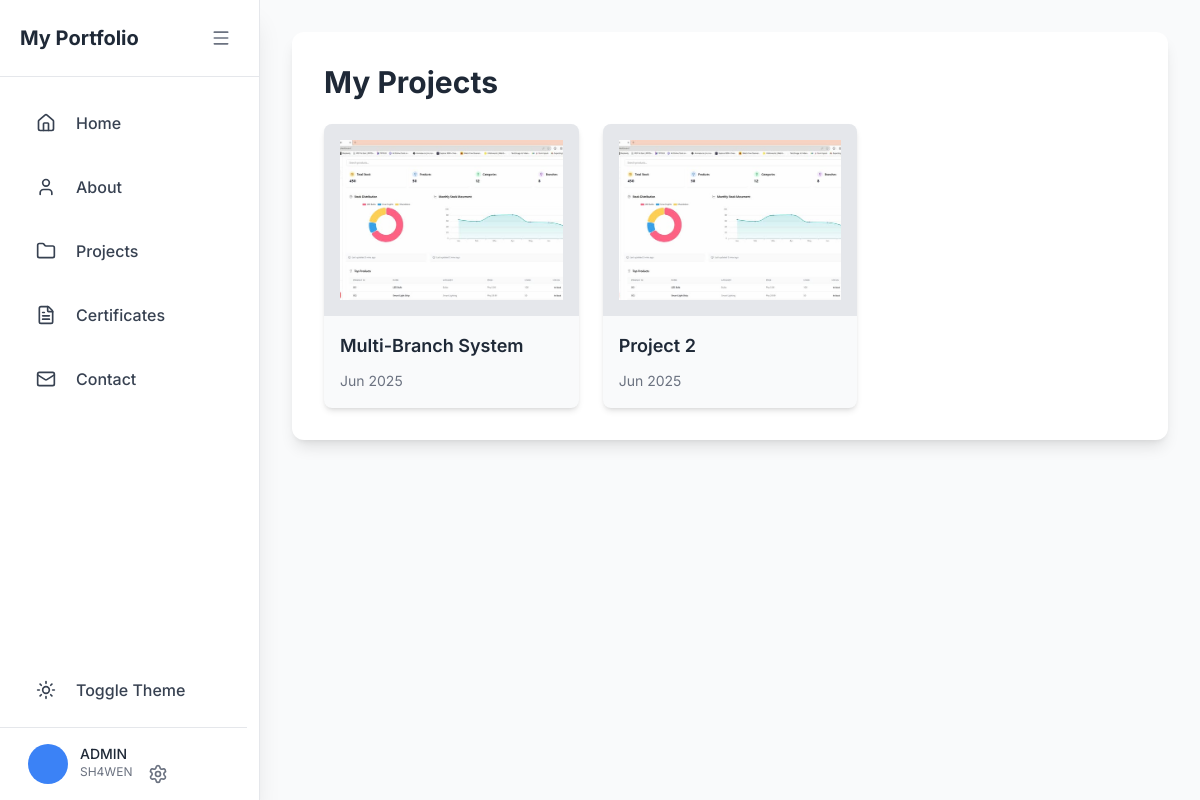
The app's page /projects/, older data.
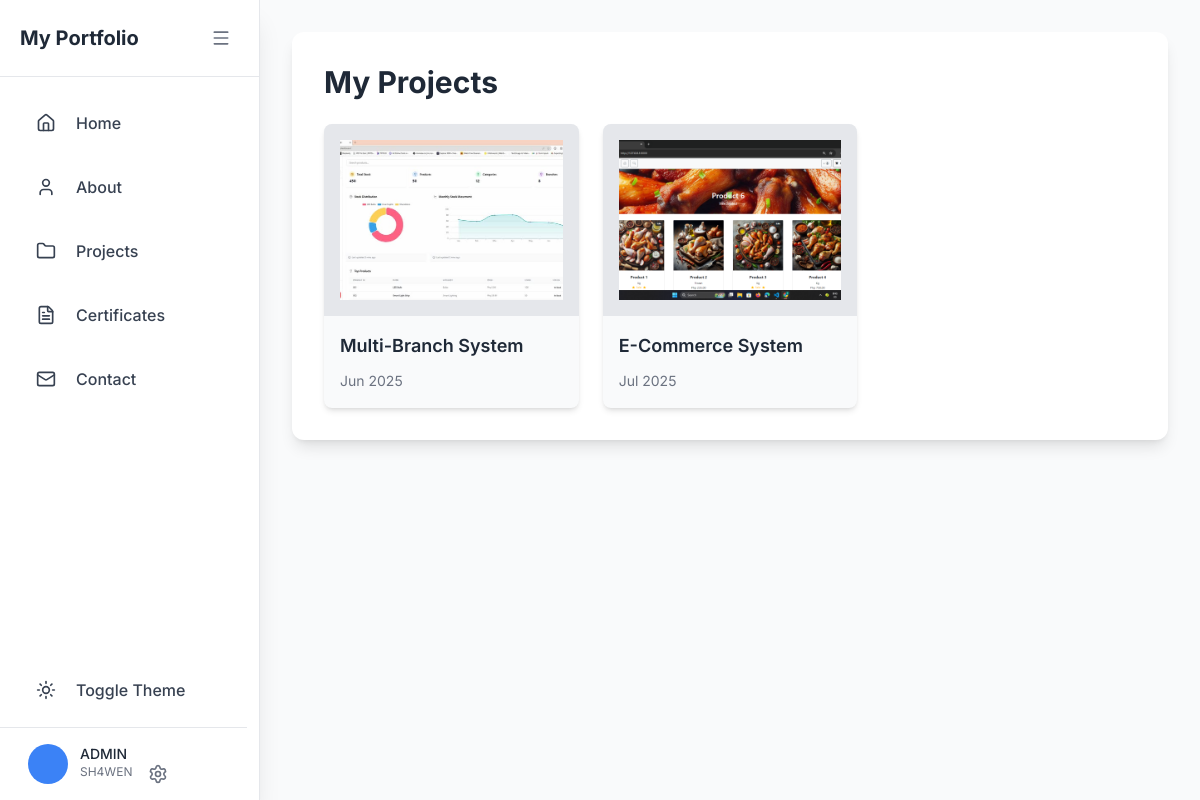
The same page, newer data.
### main/models.py (models this page shows, shortened)
class Project(models.Model):
    title = models.CharField(max_length=200)
    description = models.TextField()
    image = models.ImageField(upload_to='projects/')
    url = models.URLField(blank=True)
    created_at = models.DateTimeField(auto_now_add=True)

### main/views.py (the view)
# urls.py: path('projects/', views.projects, name='projects'),
def projects(request):
    projects = Project.objects.all()
    return render(request, 'main/projects.html', {'projects': projects})

### main/templates/main/projects.html (shortened to what this page needs)
{% extends "main/base.html" %} {% block content %}
<div class="max-w-7xl mx-auto">
  <div
    class="bg-white dark:bg-gray-800 rounded-xl shadow-lg overflow-hidden p-8 mb-8"
  >
    <h1 class="text-3xl font-bold text-gray-800 dark:text-white mb-6">
      My Projects
    </h1>
    <div class="grid grid-cols-1 md:grid-cols-3 gap-6">
      {% for project in projects %}
      <div
        class="relative bg-gray-50 dark:bg-gray-700 rounded-lg overflow-hidden shadow-md transition-all duration-300 ease-in-out h-full cursor-pointer hover:shadow-lg hover:-translate-y-1"
        onclick="openModal('modal-{{ project.id }}')"
      >
        <div
          class="h-48 bg-gray-200 dark:bg-gray-600 flex items-center justify-center overflow-hidden"
        >
          {% if project.image %}
          <img
            src="{{ project.image.url }}"
            alt="{{ project.title }}"
            class="h-full w-full p-4 object-cover transition-transform duration-500 ease-in-out hover:scale-110"
          />
          {% else %}
          <i data-lucide="image" class="w-16 h-16 text-gray-400"></i>
          {% endif %}
        </div>
        <div class="p-4">
          <h3 class="font-semibold text-lg text-gray-800 dark:text-white mb-2">
            {{ project.title }}
          </h3>
          <span class="text-sm text-gray-500 dark:text-gray-400">
            {{ project.created_at|date:"M Y" }}
          </span>
        </div>
      </div>
      {% endfor %}
    </div>
  </div>
</div>
{% endblock %}

### main/templates/main/base.html (shortened to what this page needs)
{% load static %}
<!DOCTYPE html>
<html lang="en">
  <head>
    <script src="https://cdn.tailwindcss.com?plugins=forms,typography,aspect-ratio,line-clamp"></script>
  </head>
  <body class="bg-gray-50 dark:bg-gray-900 flex min-h-screen">
    <aside
      class="sidebar h-screen bg-white dark:bg-gray-800 shadow-xl fixed left-0 top-0 z-50 border-r border-gray-200 dark:border-gray-700">
      <div
        class="sidebar-header p-5 flex items-center justify-between border-b border-gray-200 dark:border-gray-700"
      >
        <h1
          class="text-xl font-bold text-gray-800 dark:text-white whitespace-nowrap"
        >
          My Portfolio
        </h1>
        <button
          id="sidebarToggle"
          class="text-gray-500 dark:text-gray-400 hover:bg-gray-100 dark:hover:bg-gray-700 p-2 rounded-lg hamburger"
        >
          <i data-lucide="menu" class="w-5 h-5"></i>
        </button>
      </div>
      <nav class="p-4">
        <ul class="space-y-1">
          <li>
            <a
              href="{% url 'home' %}"
              class="nav-link flex items-center p-3 rounded-lg text-gray-700 dark:text-gray-200 hover:bg-gray-100 dark:hover:bg-gray-700 transition-colors group relative"
            >
              <div class="nav-icon-container mr-3">
                <i data-lucide="home" class="w-5 h-5"></i>
              </div>
              <span class="nav-text font-medium">Home</span>
            </a>
          </li>
          <li>
            <a
              href="{% url 'about' %}"
              class="nav-link flex items-center p-3 rounded-lg text-gray-700 dark:text-gray-200 hover:bg-gray-100 dark:hover:bg-gray-700 transition-colors group relative"
            >
              <div class="nav-icon-container mr-3">
                <i data-lucide="user" class="w-5 h-5"></i>
              </div>
              <span class="nav-text font-medium">About</span>
            </a>
          </li>
          <li>
            <a
              href="{% url 'projects' %}"
              class="nav-link flex items-center p-3 rounded-lg text-gray-700 dark:text-gray-200 hover:bg-gray-100 dark:hover:bg-gray-700 transition-colors group relative"
            >
              <div class="nav-icon-container mr-3">
                <i data-lucide="folder" class="w-5 h-5"></i>
              </div>
              <span class="nav-text font-medium">Projects</span>
            </a>
          </li>
          <li>
            <a
              href="{% url 'certificates' %}"
              class="nav-link flex items-center p-3 rounded-lg text-gray-700 dark:text-gray-200 hover:bg-gray-100 dark:hover:bg-gray-700 transition-colors group relative"
            >
              <div class="nav-icon-container mr-3">
                <i data-lucide="file-text" class="w-5 h-5"></i>
              </div>
              <span class="nav-text font-medium">Certificates</span>
            </a>
          </li>
          <li>
            <a
              href="{% url 'contact' %}"
              class="nav-link flex items-center p-3 rounded-lg text-gray-700 dark:text-gray-200 hover:bg-gray-100 dark:hover:bg-gray-700 transition-colors group relative"
            >
              <div class="nav-icon-container mr-3">
                <i data-lucide="mail" class="w-5 h-5"></i>
              </div>
              <span class="nav-text font-medium">Contact</span>
            </a>
          </li>
          </ul>
          <div class="absolute bottom-20 left-0 right-0 px-4">
            <button
              id="themeToggleNav"
              class="nav-link w-full flex items-center p-3 rounded-lg text-gray-700 dark:text-gray-200 hover:bg-gray-100 dark:hover:bg-gray-700 transition-colors group relative"
            >
              <div class="nav-icon-container mr-3">
                <i
            data-lucide="sun"
            class="w-5 h-5 text-gray-700 dark:text-gray-200 block dark:hidden"
                ></i>
              </div>
              <span class="nav-text font-medium">Toggle Theme</span>
            </button>
          </div>
      </nav>
      <div
          class="absolute bottom-0 left-0 right-0 mr-3 p-4 border-t border-gray-200 dark:border-gray-700"
        >
          <div class="flex items-center justify-between">
            <div class="flex items-center">
              <div
                class="w-10 h-10 ml-3 rounded-full bg-primary-500 flex items-center justify-center text-white font-semibold mr-3"
              >
              </div>
              <div class="user-info">
                <p
                  class="text-sm font-medium text-gray-800 dark:text-gray-200 whitespace-nowrap"
                >
                  {% if user.is_authenticated %}
                  {{ user.get_full_name|default:user.username }}
                  <a
                    href="{% url 'logout' %}"
                    class="p-2 rounded-lg hover:bg-gray-100 dark:hover:bg-gray-700 transition-colors"
                    title="Logout"
                  >
                    <i data-lucide="log-out" class="w-5 h-5 text-gray-500 dark:text-gray-400"></i>
                  </a>
                  {% else %} ADMIN {% endif %}
                </p>
                <p class="text-xs text-gray-500 dark:text-gray-400">
                  {% if user.is_authenticated %} {{ user.email }}
                  {% else %} SH4WEN
                  <a
                  href="/admin/"
                  class="p-2 rounded-lg hover:bg-gray-100 dark:hover:bg-gray-700 transition-colors"
                  title="Admin Dashboard"
                  >
                    <i data-lucide="settings" class="w-5 h-5 float-end text-gray-500 dark:text-gray-400"></i>
                  </a>{% endif %}
                </p>
              </div>
            </div>
  </div>
</div>
    </aside>
    <main class="content w-full min-h-screen p-8 ">
      {% block content %} {% endblock %}
    </main>
  </body>
</html>

### main/templates/main/base.html (style rules this page uses)
body { font-family: "Inter", sans-serif; }
.sidebar { transition: all 0.3s cubic-bezier(0.4, 0, 0.2, 1); width: 260px; }
.content { transition: all 0.3s cubic-bezier(0.4, 0, 0.2, 1); margin-left: 260px; }
.nav-text { transition: all 0.3s cubic-bezier(0.4, 0, 0.2, 1); }
.nav-icon-container { transition: all 0.3s cubic-bezier(0.4, 0, 0.2, 1); display: flex; justify-content: center; align-items: center; width: 36px; height: 36px; border-radius: 12px; }
.hamburger { transition: transform 0.3s; }
.user-info { transition: all 0.3s cubic-bezier(0.4, 0, 0.2, 1); }

Row changes from the older to the newer data that the page shows:
removed Project: image (picture), title "Project 2", created_at "Jun 2025"
added Project: image (picture), title "E-Commerce System", created_at "Jul 2025"
